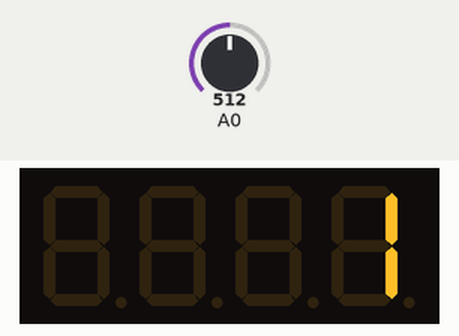
This sketch was run on a simulated ATtiny85, built with avr-gcc and run on an emulated ATtiny85. Shown: 4-digit seven-segment display. The inputs (shaded band) are chosen by the test bench; at power-on: A0 = 512.

Above: at 0.1 s.
At 2.3 s:
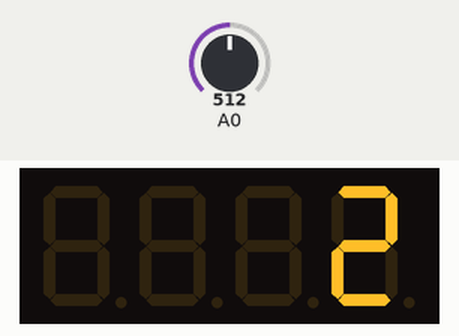
2.4 s: A0 set to 290
4.5 s: A0 set to 306
At 5.3 s:
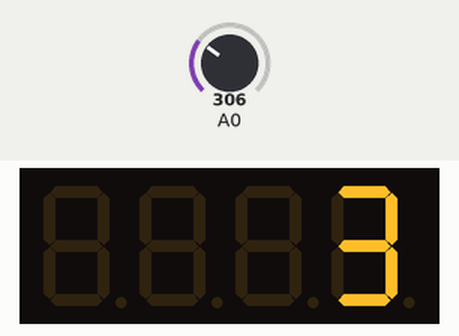
Timing chart, 0 to 7.5 s (numbered marks = the images above; inputs shaded):
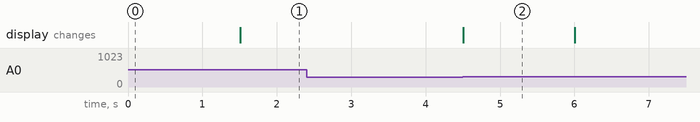

The sketch:

Basketball_Hoop_Star.ino
```cpp
//include libraries
#include <Wire.h> // Enable this line if using Arduino Uno, Mega, etc.
#include "Adafruit_LEDBackpack.h"
#include "Adafruit_GFX.h"


//create matrix display object
Adafruit_7segment matrix = Adafruit_7segment();

//define variables
int score = 0;
int counter = 10;
unsigned long Watch, _micro, time = micros();
unsigned int Clock = 0, R_clock;
boolean Reset = false, Stop = false, Paused = false, _type;
volatile boolean timeFlag = false;

#define DOWN 0
#define UP 1


void setup() {
  #ifndef __AVR_ATtiny85__
    Serial.begin(9600);
    Serial.println("7 Segment Backpack Test");
  #endif
    matrix.begin(0x70);

  //set sensor pin to INPUT
  pinMode(A0, INPUT);
  //set BAUD rate
  Serial.begin(9600);
  SetTimer(0,0,60); // 1 minute 1 seconds
  StartTimer();
}

void loop() {

  //initialize display to show zero
  if(score == 0){
    matrix.print(0);
    matrix.writeDisplay();
  }

  CountUpDownTimer(DOWN); // run the timer

  // this prevents the time from being constantly shown.
  if (TimeHasChanged() )
  {
    //print timer to 7 segment display
    /*matrix.print(ShowSeconds());
    if(ShowSeconds()<10){
      matrix.writeDigitNum(3,0);
    }
    if(ShowMinutes()>0){
      matrix.writeDigitNum(1,ShowMinutes());
    }
    matrix.drawColon(true);
    matrix.writeDisplay();
    delay(1000);*/
  }

  //Serial.println(analogRead(A0));
  //add 1 to the score if sensor voltage is LOW
  if (analogRead(A0) > 300) {
    score++;
    matrix.print(score);
    matrix.writeDisplay();
    delay(1500);
  }
}

boolean CountUpDownTimer(boolean Type)
{
  _type = Type;
  static unsigned long duration = 1000000; // 1 second
  timeFlag = false;

  if (!Stop && !Paused) // if not Stopped or Paused, run timer
  {
    // check the time difference and see if 1 second has elapsed
    if ((_micro = micros()) - time > duration )
    {
      _type == UP? Clock++ : Clock--;
      timeFlag = true;

      if (_type == DOWN && Clock == 0) // check to see if the clock is 0
        Stop = true; // If so, stop the timer

     // check to see if micros() has rolled over, if not,
     // then increment "time" by duration
      _micro < time ? time = _micro : time += duration;
    }
  }
  return !Stop; // return the state of the timer
}

void ResetTimer()
{
  if(_type)
    Clock = 0;
  else
    SetTimer(R_clock);

  Stop = false;
}

void StartTimer()
{
  Watch = micros(); // get the initial microseconds at the start of the timer
  Stop = false;
  Paused = false;
  if(_type == UP)
    Clock = 0;
}

void StopTimer()
{
  Stop = true;
}

void StopTimerAt(unsigned int hours, unsigned int minutes, unsigned int seconds)
{
  if (TimeCheck(hours, minutes, seconds) )
    Stop = true;
}

void PauseTimer()
{
  Paused = true;
}

void ResumeTimer() // You can resume the timer if you ever stop it.
{
  Paused = false;
}

void SetTimer(unsigned int hours, unsigned int minutes, unsigned int seconds)
{
  // This handles invalid time overflow ie 1(H), 0(M), 120(S) -> 1, 2, 0
  unsigned int _S = (seconds / 60), _M = (minutes / 60);
  if(_S) minutes += _S;
  if(_M) hours += _M;

  Clock = (hours * 3600) + (minutes * 60) + (seconds % 60);
  R_clock = Clock;
  Stop = false;
}

void SetTimer(unsigned int seconds)
{
 // StartTimer(seconds / 3600, (seconds / 3600) / 60, seconds % 60);
 Clock = seconds;
 R_clock = Clock;
 Stop = false;
}

int ShowHours()
{
  return Clock / 3600;
}

int ShowMinutes()
{
  return (Clock / 60) % 60;
}

int ShowSeconds()
{
  return Clock % 60;
}

unsigned long ShowMilliSeconds()
{
  return (_micro - Watch)/ 1000.0;
}

unsigned long ShowMicroSeconds()
{
  return _micro - Watch;
}

boolean TimeHasChanged()
{
  return timeFlag;
}

// output true if timer equals requested time
boolean TimeCheck(unsigned int hours, unsigned int minutes, unsigned int seconds)
{
  return (hours == ShowHours() && minutes == ShowMinutes() && seconds == ShowSeconds());
}
```

Measured:
- after the input at 2.4 s, every drawn part: stays the same
- after the input at 4.5 s, the display: changes at once (image 2)
- what the display in image 2 shows lasts 1.5 s, from 4.5 s to 6.0 s
